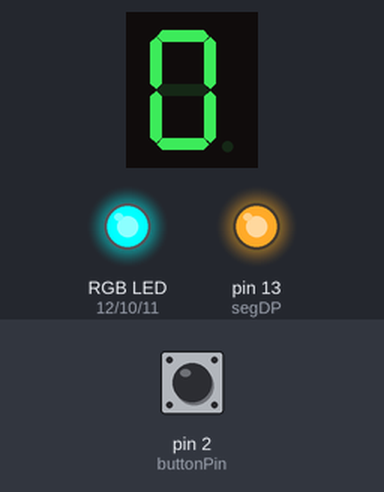
Bench run of a sketch on a simulated Arduino Uno, built with avr-gcc and run on an emulated ATmega328P. On the bench: 1-digit seven-segment display, an RGB LED mixed from three pins (HIGH = lit), output pins drawn as LEDs (lit = HIGH). Wiring (inferred from the names in the program): 1-digit 7-segment display, segments lit when HIGH: segments pin 3, pin 4, pin 5, pin 6, pin 7, pin 8, pin 9. The inputs (shaded band) are chosen by the test bench; at power-on: pin 2 (buttonPin) HIGH. The segment pins are drawn as the display they are named for; pins used as bus, display or sensor lines are not drawn.

Above: at 1.2 s.
1.3 s: pin 2 (buttonPin) pulled LOW for 0.15 s
At 2.5 s:
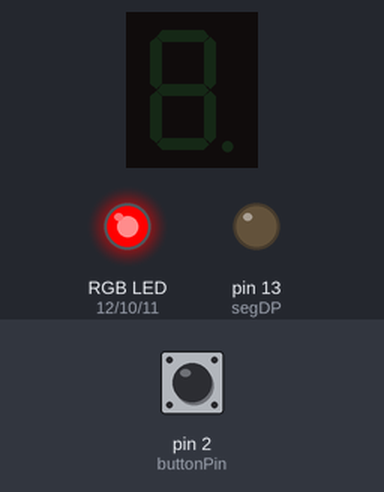
2.9 s: pin 2 (buttonPin) pulled LOW for 1 s
At 4.9 s:
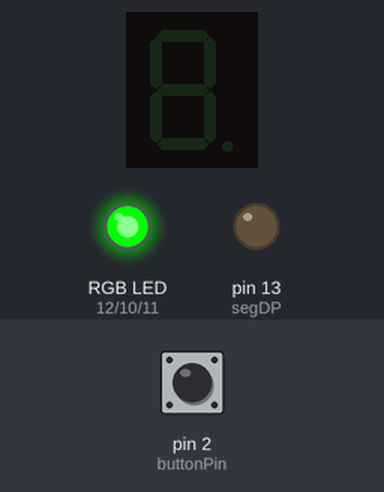
5.4 s: pin 2 (buttonPin) pulled LOW for 0.15 s
At 6.7 s:
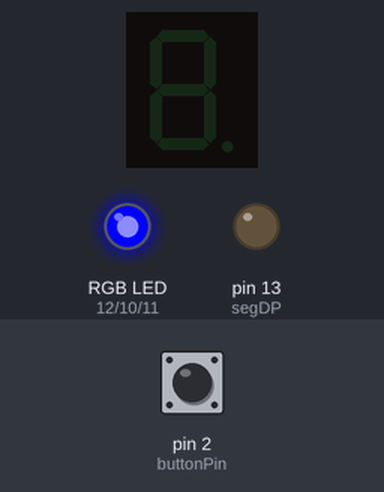
7.0 s: pin 2 (buttonPin) pulled LOW for 3.2 s
At 7.3 s:
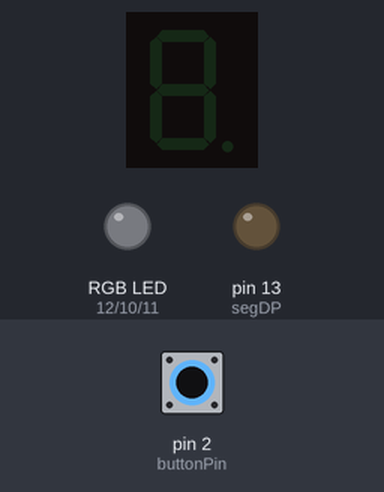
11.7 s: pin 2 (buttonPin) pulled LOW for 0.15 s
At 12.8 s:
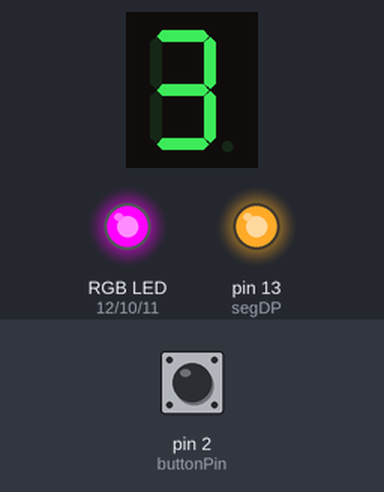
Timing chart, 0 to 14.3 s (numbered marks = the images above; inputs shaded):
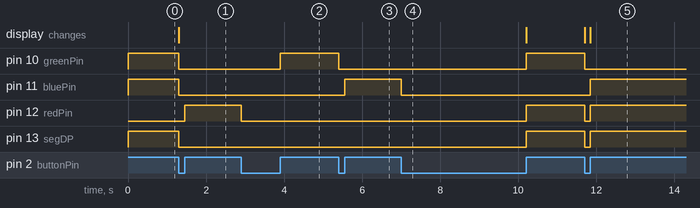

The sketch:

thiscode.ino
```cpp
// aTHALLAH jOYONINGRAT / 123230230 / iF-h

const int redPin = 12, greenPin = 10, bluePin = 11, buttonPin = 2;
const int segA = 3, segB = 4, segC = 5, segD = 6, segE = 7, segF = 8, segG = 9, segDP = 13;
const int segmentPins[] = {segA, segB, segC, segD, segE, segF, segG};

int stateCounter = 5;
int lastButtonState = HIGH;

const byte digitPatterns[10][7] = {
  {HIGH, HIGH, HIGH, HIGH, HIGH, HIGH, LOW },  // 0
  {LOW,  HIGH, HIGH, LOW,  LOW,  LOW,  LOW },  // 1
  {HIGH, HIGH, LOW,  HIGH, HIGH, LOW,  HIGH},  // 2
  {HIGH, HIGH, HIGH, HIGH, LOW,  LOW,  HIGH},  // 3
  {LOW,  HIGH, HIGH, LOW,  LOW,  HIGH, HIGH},  // 4
  {HIGH, LOW,  HIGH, HIGH, LOW,  HIGH, HIGH},  // 5
  {HIGH, LOW,  HIGH, HIGH, HIGH, HIGH, HIGH},  // 6
  {HIGH, HIGH, HIGH, LOW,  LOW,  LOW,  LOW },  // 7
  {HIGH, HIGH, HIGH, HIGH, HIGH, HIGH, HIGH},  // 8
  {HIGH, HIGH, HIGH, HIGH, LOW,  HIGH, HIGH}   // 9
};

const bool rgbStates[6][3] = {
  {HIGH, LOW,  LOW}, {LOW,  HIGH, LOW}, {LOW,  LOW,  HIGH}, // Merah, Hijau, Biru
  {HIGH, HIGH, LOW}, {HIGH, LOW,  HIGH}, {LOW,  HIGH, HIGH}  // Kuning, Magenta, Cyan
};

const int nimDigits[] = {2, 3, 0};

void setup() {
  pinMode(redPin, OUTPUT); pinMode(greenPin, OUTPUT); pinMode(bluePin, OUTPUT);
  pinMode(segDP, OUTPUT);
  for (int i = 0; i < 7; i++) { pinMode(segmentPins[i], OUTPUT); }
  pinMode(buttonPin, INPUT_PULLUP);

  allOff();
  lastButtonState = digitalRead(buttonPin);
}

void loop() {
  int currentState = digitalRead(buttonPin);

  // Jika tombol BARU SAJA ditekan (transisi dari LOW ke HIGH)
  if (currentState == HIGH && lastButtonState == LOW) {
    stateCounter = (stateCounter + 1) % 6;
  }

  // Jika tombol SEDANG DITAHAN (level HIGH)
  if (currentState == HIGH) {
    setRGBColorAndDigit(stateCounter);
  } else {
  // Jika tombol SEDANG DILEPAS (level LOW)
    allOff();
  }

  lastButtonState = currentState;
}

void setRGBColorAndDigit(int state) {
  digitalWrite(redPin,   rgbStates[state][0]);
  digitalWrite(greenPin, rgbStates[state][1]);
  digitalWrite(bluePin,  rgbStates[state][2]);

  if (state >= 3) { // Kuning, Magenta, atau Cyan
    digitalWrite(segDP, HIGH);
    int digitToShow = nimDigits[state - 3]; // state 3->digit 0, state 4->digit 1, dst.
    displayDigit(digitToShow);
  } else {
    digitalWrite(segDP, LOW);
  }
}

void displayDigit(int digit) {
  for (int i = 0; i < 7; i++) {
    digitalWrite(segmentPins[i], digitPatterns[digit][i]);
  }
}

void allOff() {
  for (int i = 0; i < 7; i++) { digitalWrite(segmentPins[i], LOW); }
  digitalWrite(segDP, LOW);
  digitalWrite(redPin, LOW);
  digitalWrite(greenPin, LOW);
  digitalWrite(bluePin, LOW);
}
```

Measured:
- after the input at 1.3 s, pin 10 (greenPin), pin 11 (bluePin), pin 13 (segDP): HIGH → LOW at once; pin 12 (redPin): LOW → HIGH after 0.15 s; the display: changes at once (image 1)
- after the input at 2.9 s, pin 10 (greenPin): LOW → HIGH after 1.0 s; pin 12 (redPin): HIGH → LOW at once
- after the input at 5.4 s, pin 10 (greenPin): HIGH → LOW at once; pin 11 (bluePin): LOW → HIGH after 0.15 s
- after the input at 7.0 s, pin 10 (greenPin), pin 12 (redPin), pin 13 (segDP): LOW → HIGH after 3.2 s; pin 11 (bluePin): HIGH → LOW at once
- after the input at 11.7 s, pin 10 (greenPin): HIGH → LOW at once; pin 11 (bluePin): LOW → HIGH after 0.15 s; pin 12 (redPin), pin 13 (segDP): HIGH → LOW at once, → HIGH 0.15 s later; the display: first changes at once (image 5 shows a later state)
